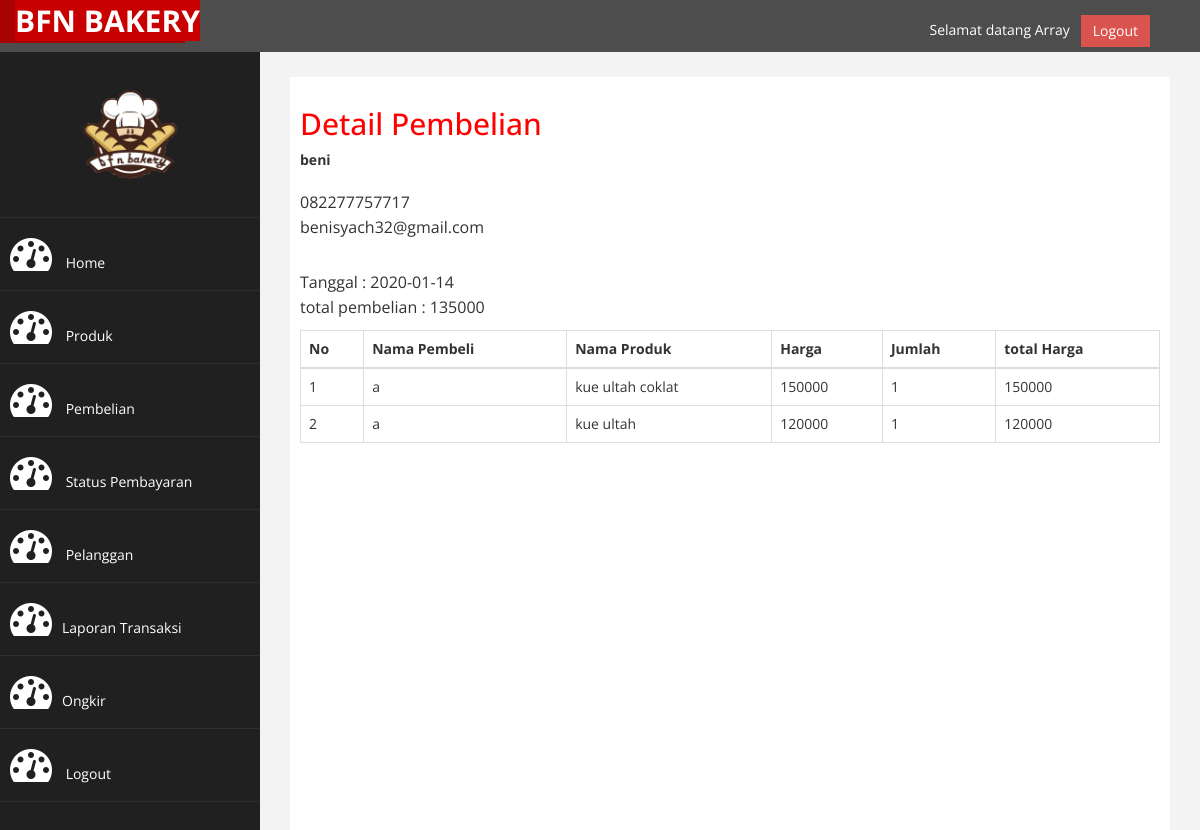
Screenshot of /admin/index.php?halaman=detail&id=20 (signed in) with the database file from the repository.
### tables this page shows
CREATE TABLE `pembelian` (
  `tanggal_pembelian` varchar(30) NOT NULL,
  `total_pembelian` varchar(30) NOT NULL,
  `id_pembelian` int(30) NOT NULL,
  `id_pelanggan` varchar(30) NOT NULL,
  `id_ongkir` varchar(30) NOT NULL,
  `nama_kota` varchar(30) NOT NULL,
  `tarif` varchar(30) NOT NULL,
  `alamat_pengiriman` varchar(30) NOT NULL,
  `status_pembelian` varchar(30) NOT NULL,
  `nama_pembeli` varchar(30) NOT NULL,
  `no_telp` varchar(30) NOT NULL,
  `email_pembeli` varchar(30) NOT NULL
);

CREATE TABLE `pelanggan` (
  `email_pelanggan` varchar(30) NOT NULL,
  `password_pelanggan` varchar(30) NOT NULL,
  `telphone_pelanggan` varchar(30) NOT NULL,
  `nama_pelanggan` varchar(30) NOT NULL,
  `nama_kota` varchar(30) NOT NULL,
  `alamat_pelanggan` varchar(30) NOT NULL,
  `id_pelanggan` int(30) NOT NULL,
  `level` varchar(10) NOT NULL
);

CREATE TABLE `pembelian_produk` (
  `id_pembelian` varchar(30) NOT NULL,
  `nama` varchar(30) NOT NULL,
  `harga` varchar(30) NOT NULL,
  `jumlah` varchar(30) NOT NULL,
  `id_produk` varchar(30) NOT NULL,
  `total_harga` varchar(30) NOT NULL,
  `id` int(11) NOT NULL
);

### admin/detail.php (the view)
<h2>Detail Pembelian</h2>
<?php
$ambil= $koneksi->query("SELECT * FROM pembelian JOIN pelanggan
	ON pembelian.id_pelanggan = pelanggan.id_pelanggan
	WHERE pembelian.id_pembelian = '$_GET[id]'");
$detail = $ambil-> fetch_assoc();
?>
<strong><?php echo $detail['nama_pelanggan']; ?></strong><br>
<p>
	<?php echo $detail['telphone_pelanggan']; ?><br>
	<?php echo $detail['email_pelanggan']; ?>
</p>
<p>
	Tanggal         : <?php echo $detail['tanggal_pembelian'];?><br>
	total pembelian : <?php echo $detail['total_pembelian']; ?>
</p>
<table class="table table-bordered">
	<thead>
		<tr>
			<th>No</th>
			<th>Nama Pembeli</th>
			<th>Nama Produk</th>
			<th>Harga</th>
			<th>Jumlah</th>
			<th>total Harga</th>
		</tr>
	</thead>
	<tbody>
		<?php $nomor=1; ?>
		<?php $ambil=$koneksi->query("SELECT * FROM pembelian_produk JOIN pembelian on pembelian_produk.id_pembelian= pembelian.id_pembelian WHERE pembelian_produk.id_pembelian='$_GET[id]'"); ?>
		<?php while($pecah = $ambil->fetch_assoc()){ ?>
		<tr>
			<td><?php echo $nomor; ?></td>
			<td><?php echo $pecah['nama_pembeli']; ?></td>
			<td><?php echo $pecah['nama']; ?></td>
			<td><?php echo $pecah['harga']; ?></td>
			<td><?php echo $pecah['jumlah']; ?></td>
			<td>
				<?php echo $pecah['harga']*$pecah['jumlah']; ?>
			</td>
		</tr>
		<?php $nomor++; ?>
		<?php } ?>
	</tbody>
</table>

### admin/assets/css/custom.css (style rules this page uses)
body { font-family: 'Open Sans', sans-serif; }
h2 { color: #f00; }
p { font-size:16px; line-height:25px; padding-top:20px; }

### rows the page displays
pembelian: id_pelanggan.nama_pelanggan "beni", id_pelanggan.telphone_pelanggan "082277757717", id_pelanggan.email_pelanggan "benisyach32@gmail.com", tanggal_pembelian "2020-01-14", total_pembelian "135000"
pembelian_produk: id_pembelian.nama_pembeli "a", nama "kue ultah coklat", harga "150000", jumlah "1", $pecah['harga']*$pecah['jumlah'] "150000"
pembelian_produk: id_pembelian.nama_pembeli "a", nama "kue ultah", harga "120000", jumlah "1", $pecah['harga']*$pecah['jumlah'] "120000"

### other values shown
$_SESSION["pelanggan"] "Array"
